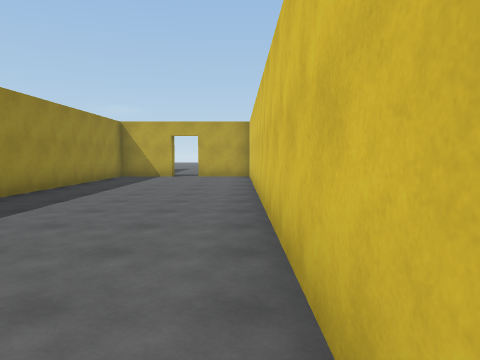
view 1 (above)

15 first-person views from a walk through a scene from a Unity 3-D project. The camera is 1.5 m above the floor, tilts 4° down and sees 70° across. The floor is counted in squares, 2 m on a side. Each view is taken from the middle of a square. On the plan, view 1 faces up. The plan holds only what a view shows up to about 11 squares ahead; the rest is blank. The place goes on beyond the plan. The player character is not drawn.

view 2
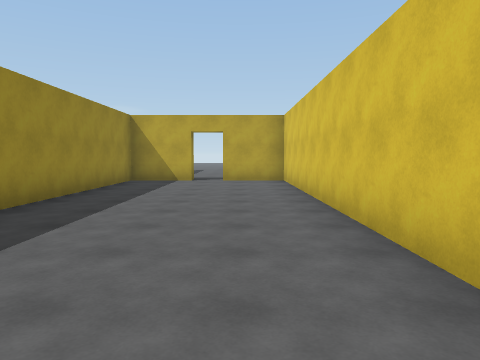

view 3
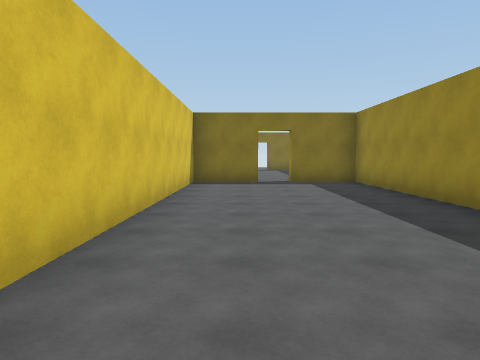

view 4
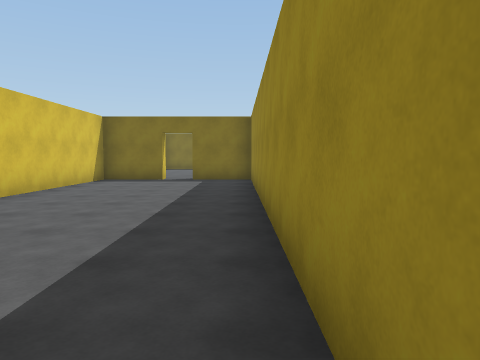

view 5
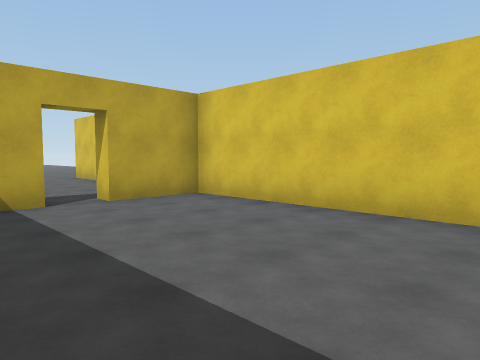

view 6
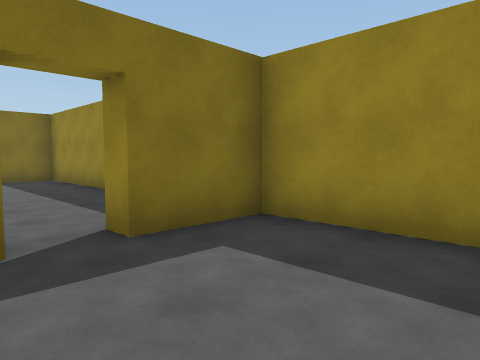

view 7
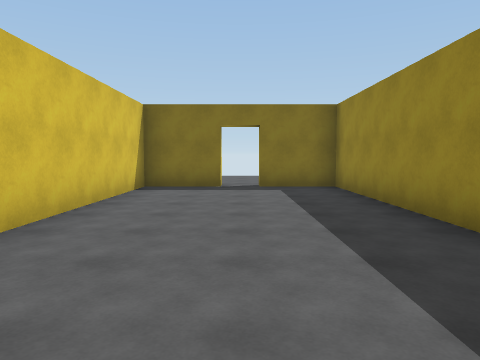

view 8
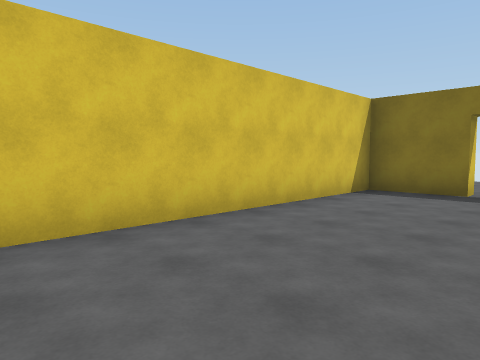

view 9
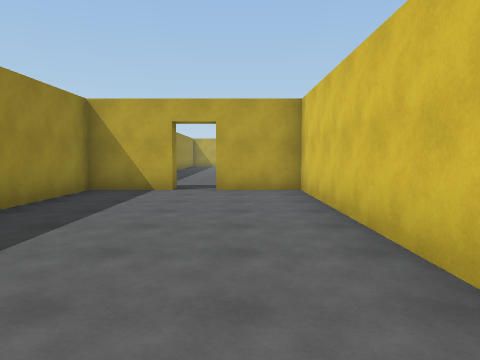

view 10
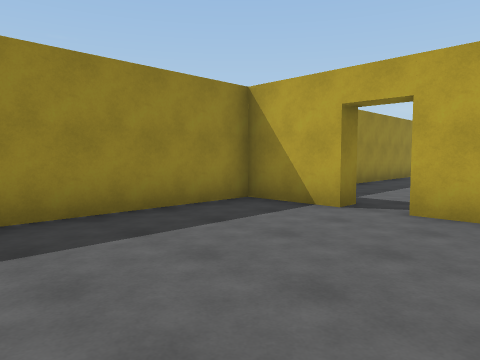

view 11
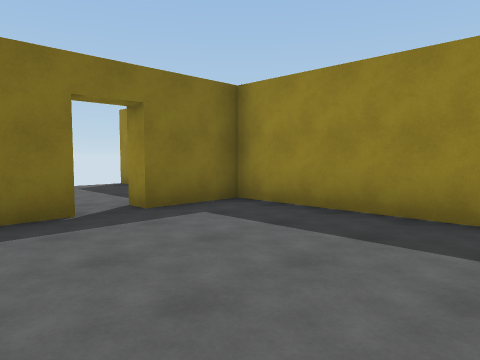

view 12
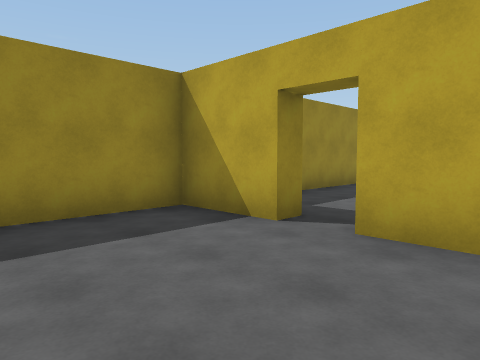

view 13
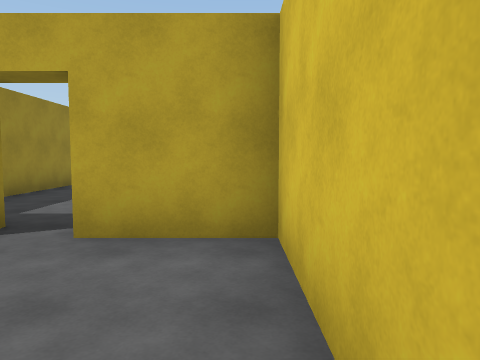

view 14
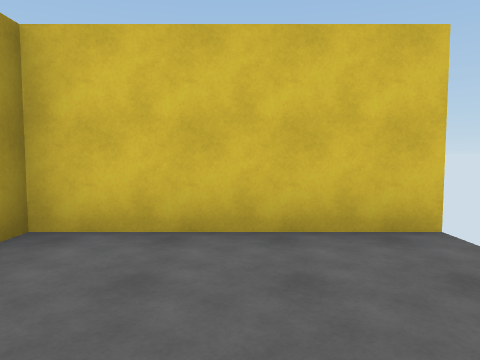

view 15
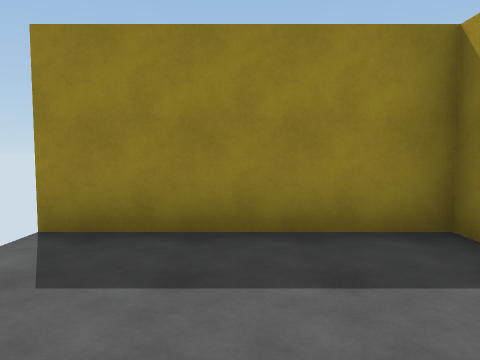

### Floor plan
Points are (right, up) in squares from view 1. A wall is a line through its corners. A room is listed if a view was taken in it or the views show most of it. See-through windows are left out.
Room 1 (views 1, 2, 3, 4, 5, 6, 7)
walls: (-1.6, -3.9) (0.4, -3.9) (0.4, 12.6) (-1.5, 12.6); (-2.4, 12.6) (-4.4, 12.6) (-4.4, -3.9) (-2.5, -3.9) (-2.5, -4.4)
ways out: opening at (-2, -4) to room 2; opening at (-2, 13)
Room 2 (views 8, 9, 10, 11)
walls: (-2.5, -4.4) (-4.4, -4.4) (-4.4, -12.4) (-2.5, -12.4); (-1.5, -12.4) (0.4, -12.4) (0.4, -4.4) (-1.6, -4.4)
ways out: opening at (-2, -4) to room 1; opening at (-2, -13) to room 3
Room 3 (views 12, 13, 14, 15)
walls: (-2.5, -12.4) (-2.5, -12.9) (-4.4, -12.9) (-4.4, -16.5); (0.4, -16.5) (0.4, -12.9) (-1.5, -12.9) (-1.5, -12.4)
ways out: opening at (-2, -13) to room 2

Positions as (right, up) in squares from view 1, and headings:
1: (0, 0), facing up
2: (-1, 2), facing up
3: (-1, 6), facing down
4: (-4, 7), facing down
5: (-4, 7), facing up-right
6: (-1, -1), facing down-left
7: (-2, -4), facing down
8: (-3, -5), facing down-right
9: (-1, -12), facing up
10: (0, -9), facing up-left
11: (0, -8), facing down-left
12: (0, -16), facing up-left
13: (0, -16), facing up
14: (-3, -15), facing right
15: (-1, -15), facing left
